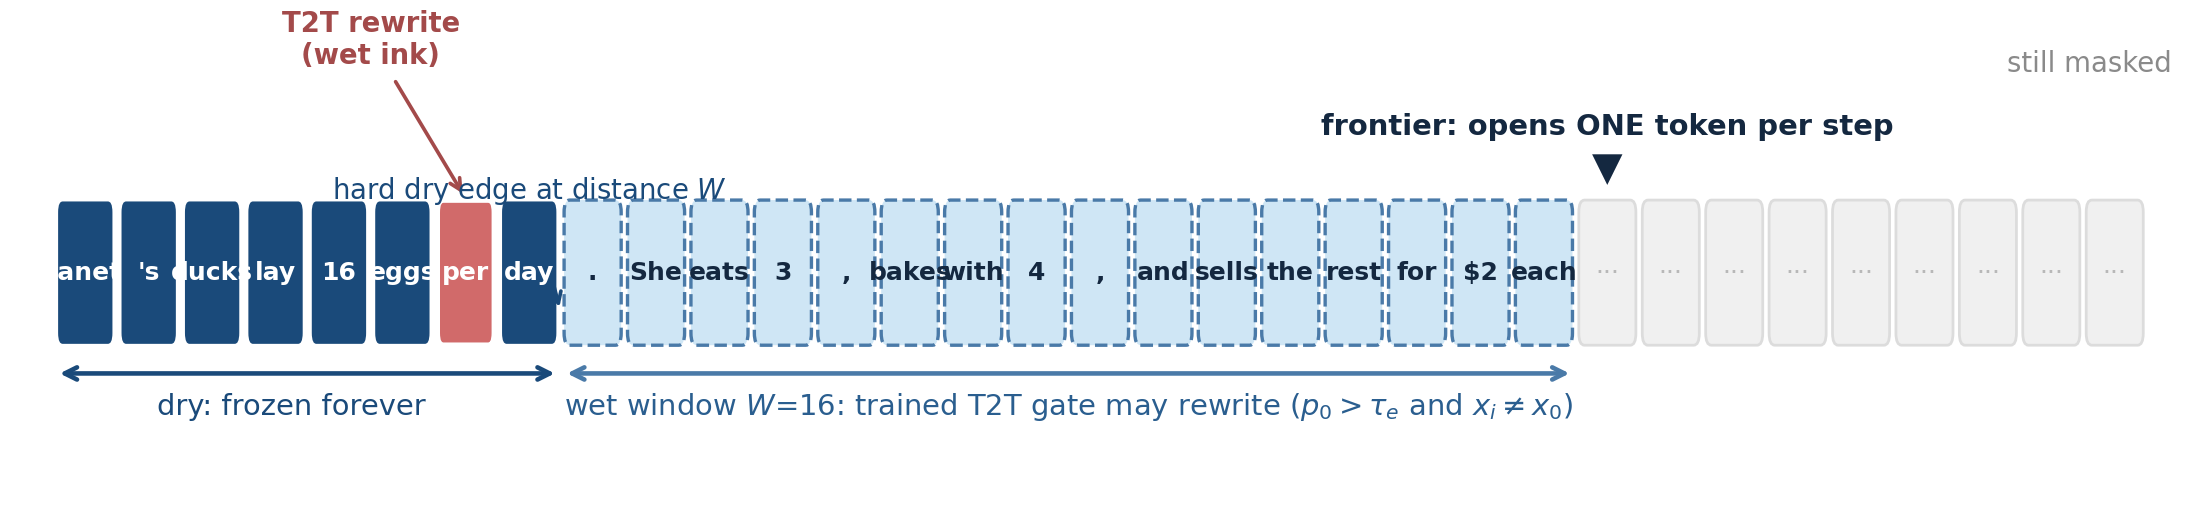

Python code for this plot:
#!/usr/bin/env python3
"""Method snapshot figure for the wet-ink paper (fig_method.png).

Publication-quality static version of the decoding banner: dry / wet / frontier /
masked zones with labels. Large fonts, no title (caption lives in LaTeX).
"""
import matplotlib
matplotlib.use("Agg")
import matplotlib.font_manager as fm
import matplotlib.pyplot as plt
import matplotlib.patches as mpatches

fm.fontManager.addfont("/usr/share/fonts/truetype/dejavu/DejaVuSans.ttf")
plt.rcParams["font.sans-serif"] = ["DejaVu Sans"]
plt.rcParams["axes.unicode_minus"] = False

C_DRY = "#1a4a7a"
C_WET = "#cfe6f5"
C_MASK = "#f0f0f0"
C_FLASH = "#d16a6a"
DARK = "#142840"

TOKENS = ["Janet", "'s", "ducks", "lay", "16", "eggs", "a", "day", ".",
          "She", "eats", "3", ",", "bakes", "with", "4", ",",
          "and", "sells", "the", "rest", "for", "$2", "each", ".",
          "How", "much", "does", "she", "make", "every", "day", "?"]
N = len(TOKENS)
W = 16
F = 24          # frontier position in the snapshot
REWRITE = (6, "per")   # a token rewritten by the T2T gate inside the window

fig, ax = plt.subplots(figsize=(10.0, 2.35), dpi=220, constrained_layout=True)
state = list(TOKENS)
state[REWRITE[0]] = REWRITE[1]

ax.set_xlim(-1.2, N + 0.2)
ax.set_ylim(-1.75, 1.9)
ax.axis("off")

for i in range(N):
    if i < F:
        in_win = (F - W) <= i
        if i == REWRITE[0]:
            fc, tc, lw, ec = C_FLASH, "white", 1.8, "white"
        elif in_win:
            fc, tc, lw, ec = C_WET, DARK, 1.1, "#4a7aa8"
        else:
            fc, tc, lw, ec = C_DRY, "white", 0.9, "white"
    else:
        fc, tc, lw, ec = C_MASK, "#b8b8b8", 0.9, "#dcdcdc"
    ax.add_patch(mpatches.FancyBboxPatch(
        (i - 0.43, -0.52), 0.86, 1.04,
        boxstyle="round,pad=0.02,rounding_size=0.09",
        facecolor=fc, edgecolor=ec, linewidth=lw, zorder=3,
        linestyle="--" if (i < F and (F - W) <= i) else "-"))
    txt = state[i] if i < F else "\u00b7\u00b7\u00b7"
    ax.text(i, 0.0, txt, ha="center", va="center", fontsize=8.2,
            color=tc, zorder=4, fontweight="bold" if i < F else "normal")

# frontier marker
ax.text(F, 0.62, "\u25bc", ha="center", va="bottom", fontsize=13,
        color=DARK, zorder=5)
ax.text(F, 0.98, "frontier: opens ONE token per step", ha="center",
        va="bottom", fontsize=9.5, color=DARK, zorder=5, fontweight="bold")

# wet window bracket
lo, hi = F - W, F
ax.annotate("", xy=(hi - 0.5, -0.75), xytext=(lo - 0.5, -0.75),
            arrowprops=dict(arrowstyle="<->", color="#4a7aa8", lw=1.5))
ax.text((lo + hi - 1) / 2, -1.06,
        "wet window $W$=16: trained T2T gate may rewrite ($p_0>\\tau_e$ and $x_i \\neq x_0$)",
        ha="center", fontsize=9.5, color="#2a5e8f")

# dry bracket
ax.annotate("", xy=(lo - 0.5, -0.75), xytext=(-0.5, -0.75),
            arrowprops=dict(arrowstyle="<->", color=C_DRY, lw=1.5))
ax.text((lo - 1.5) / 2, -1.06, "dry: frozen forever", ha="center",
        fontsize=9.5, color=C_DRY)

# rewrite callout
ax.annotate("T2T rewrite\n(wet ink)", xy=(REWRITE[0], 0.55),
            xytext=(REWRITE[0] - 1.5, 1.55), fontsize=9, color="#a34a4a",
            ha="center", fontweight="bold",
            arrowprops=dict(arrowstyle="->", color="#a34a4a", lw=1.2))

# masked label
ax.text(N - 0.1, 1.55, "still masked", fontsize=9, color="#8a8a8a",
        ha="right", va="center")

# hard dry edge marker
ax.annotate("hard dry edge at distance $W$", xy=(lo - 0.5, -0.30),
            xytext=(lo - 1.0, 0.55), fontsize=9, color=C_DRY, ha="center",
            arrowprops=dict(arrowstyle="->", color=C_DRY, lw=1.2))

out = "/home/z/my-project/scripts/paper/fig_method.png"
fig.savefig(out, dpi=220)
plt.close(fig)
print("wrote", out)
